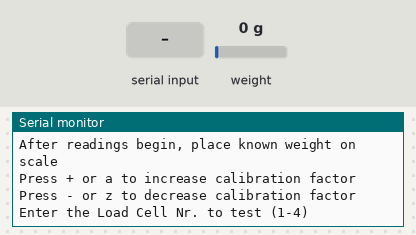
A sketch run on a simulated Arduino Uno, built with avr-gcc and run on an emulated ATmega328P. Parts: the last lines printed to the serial monitor. Inputs (shaded band) come from the test bench; at power-on: weight on the scale 0 g.

Above: at 1.0 s.
1.1 s: "+\n" received over Serial
At 3.3 s:
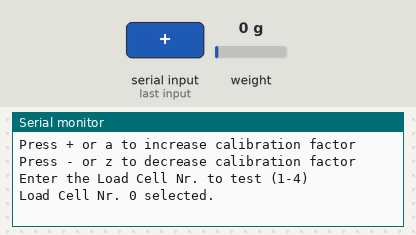
3.6 s: weight on the scale set to 100 g
At 4.61 s:
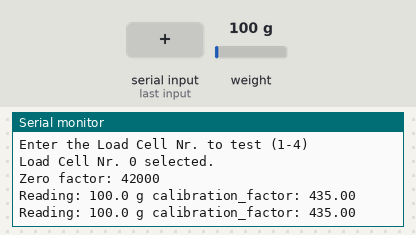
5.6 s: byte 43 ('+') received over Serial
At 6.12 s:
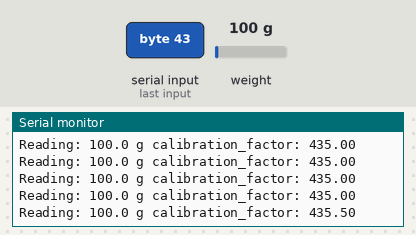
7.1 s: byte 97 ('a') received over Serial
At 7.62 s:
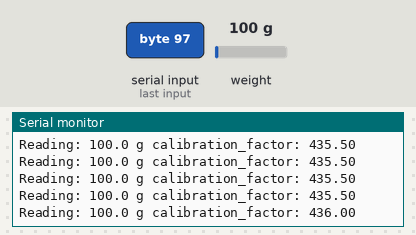
8.6 s: "a90\n" received over Serial
At 9.13 s:
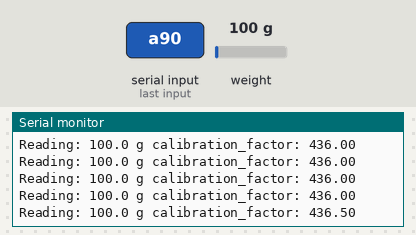
10.1 s: weight on the scale set to 1250 g
At 10.33 s:
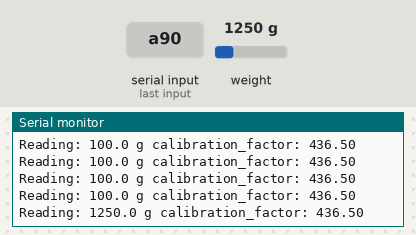
Timing chart, 0 to 12.6 s (numbered marks = the images above; inputs shaded):
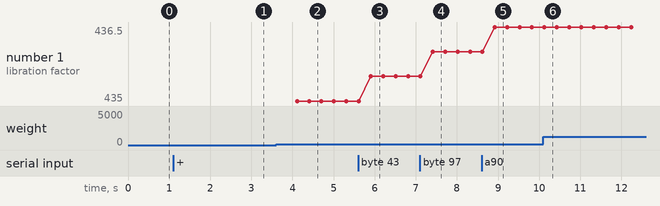

The sketch:

calibration.ino
```cpp
#include "HX711.h"


HX711 scale;

int LOADCELL_DOUT_PIN[] = {2,4,6,8};
int LOADCELL_SCK_PIN[] = {3,5,7,9};

float calibration_factor = 435; //Starting point

void setup() {
  Serial.begin(9600);
  Serial.println("HX711 calibration sketch");
  Serial.println("Remove all weight from scale");
  Serial.println("After readings begin, place known weight on scale");
  Serial.println("Press + or a to increase calibration factor");
  Serial.println("Press - or z to decrease calibration factor");

  Serial.println("Enter the Load Cell Nr. to test (1-4)");
  int temp = 10;
  while(temp == 10){
    if(Serial.available() > 0){
      temp = Serial.parseInt();
      scale.begin(LOADCELL_DOUT_PIN[temp-1], LOADCELL_SCK_PIN[temp-1]);
      Serial.print("Load Cell Nr. ");
      Serial.print(temp);
      Serial.println(" selected.");
    }
  }
  scale.set_scale();
  scale.tare();	//Reset the scale to 0

  long zero_factor = scale.read_average(); //Get a baseline reading
  Serial.print("Zero factor: "); //This can be used to remove the need to tare the scale. Useful in permanent scale projects.
  Serial.println(zero_factor);
}

void loop() {

  scale.set_scale(calibration_factor); //Adjust to this calibration factor

  Serial.print("Reading: ");
  Serial.print(scale.get_units(), 1);
  Serial.print(" g"); //Change this to kg and re-adjust the calibration factor if you follow SI units like a sane person
  Serial.print(" calibration_factor: ");
  Serial.print(calibration_factor);
  Serial.println();

  if(Serial.available())
  {
    char temp = Serial.read();
    if(temp == '+' || temp == 'a')
      calibration_factor += 0.5;
    else if(temp == '-' || temp == 'z')
      calibration_factor -= 0.5;
  }
  delay(200);
}
```

Measured:
- after the input at 1.1 s, the serial monitor: prints a new line after 1.0 s (image 1)
- after the input at 3.6 s, the serial monitor: prints a new line after 0.50 s (image 2)
- after the input at 5.6 s, the serial monitor: prints a new line after 0.31 s (image 3)
- after the input at 7.1 s, the serial monitor: prints a new line after 0.32 s (image 4)
- after the input at 8.6 s, the serial monitor: prints a new line after 0.32 s (image 5)
- after the input at 10.1 s, the serial monitor: prints a new line at once (image 6)
- plotted number 1: 435 → 435.5 after the input at 5.6 s, 435.5 → 436 after the input at 7.1 s, 436 → 436.5 after the input at 8.6 s
